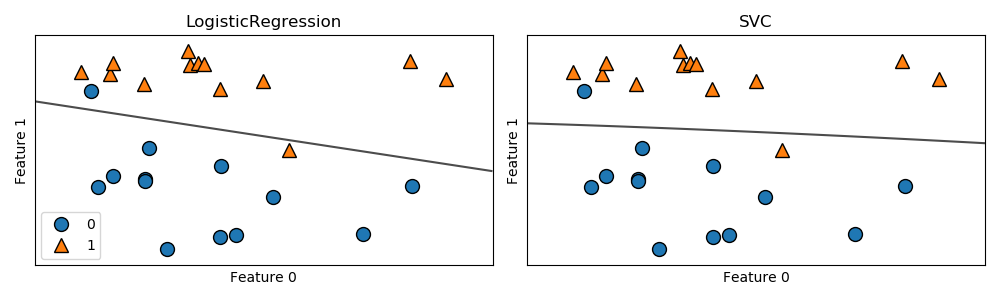

Write the Python code that produced this figure.
import sklearn as skl
import mglearn.plots as mgplt
from mglearn.datasets import make_forge
import mglearn
import matplotlib.pyplot as plt

X, y = make_forge()

fig, axes = plt.subplots(1, 2, figsize=(10, 3))

mglearn.plots.plot_linear_svc_regularization()

for model, ax in zip([skl.linear_model.LogisticRegression(), skl.svm.SVC()], axes):
    clf = model.fit(X, y)
    mgplt.plot_2d_separator(clf, X, fill=False, eps=0.5, ax=ax, alpha=0.7)
    mglearn.discrete_scatter(X[:, 0], X[:, 1], y, ax=ax)
    ax.set_title("{}".format(clf.__class__.__name__))
    ax.set_xlabel("Feature 0")
    ax.set_ylabel("Feature 1")

axes[0].legend()
plt.show()
